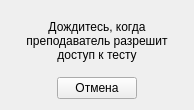
<?xml version="1.0" encoding="UTF-8"?>
<ui version="4.0">
 <class>QueryControl</class>
 <widget class="QWidget" name="QueryControl">
  <property name="windowModality">
   <enum>Qt::ApplicationModal</enum>
  </property>
  <property name="geometry">
   <rect>
    <x>0</x>
    <y>0</y>
    <width>194</width>
    <height>110</height>
   </rect>
  </property>
  <property name="windowTitle">
   <string>Form</string>
  </property>
  <layout class="QHBoxLayout" name="horizontalLayout_2">
   <item>
    <layout class="QVBoxLayout" name="verticalLayout">
     <item>
      <widget class="QLabel" name="label">
       <property name="text">
        <string>Дождитесь, когда преподаватель разрешит доступ к тесту</string>
       </property>
       <property name="alignment">
        <set>Qt::AlignCenter</set>
       </property>
       <property name="wordWrap">
        <bool>true</bool>
       </property>
      </widget>
     </item>
     <item>
      <layout class="QHBoxLayout" name="horizontalLayout">
       <item>
        <spacer name="horizontalSpacer">
         <property name="orientation">
          <enum>Qt::Horizontal</enum>
         </property>
         <property name="sizeHint" stdset="0">
          <size>
           <width>40</width>
           <height>20</height>
          </size>
         </property>
        </spacer>
       </item>
       <item>
        <widget class="QPushButton" name="pushButton">
         <property name="text">
          <string>Отмена</string>
         </property>
        </widget>
       </item>
       <item>
        <spacer name="horizontalSpacer_2">
         <property name="orientation">
          <enum>Qt::Horizontal</enum>
         </property>
         <property name="sizeHint" stdset="0">
          <size>
           <width>40</width>
           <height>20</height>
          </size>
         </property>
        </spacer>
       </item>
      </layout>
     </item>
    </layout>
   </item>
  </layout>
 </widget>
 <resources/>
 <connections/>
</ui>
